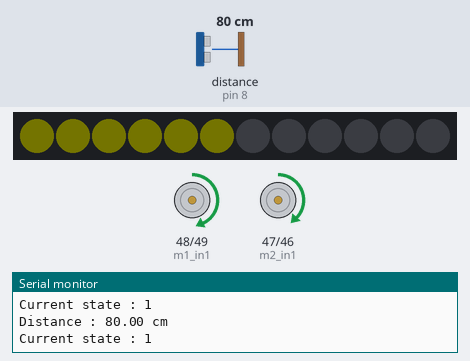
Bench run of a sketch on a simulated Arduino Mega 2560, built with avr-gcc and run on an emulated ATmega2560. On the bench: 12 RGB LEDs in strip order, left to right, motor-driver pin pairs drawn as motors (green arrow = first pin HIGH = forward, orange = second pin HIGH = backward, longer = more drive, scaled by the enable pin), the last lines printed to the serial monitor. Inputs (shaded band) come from the test bench; at power-on: distance to the obstacle (sensor on pin 8) 80 cm. Dim RGB values are drawn brighter than linear.

Above: at 1.2 s.
1.3 s: distance to the obstacle (sensor on pin 8) set to 33 cm
2.8 s: distance to the obstacle (sensor on pin 8) set to 27 cm
At 4.7 s:
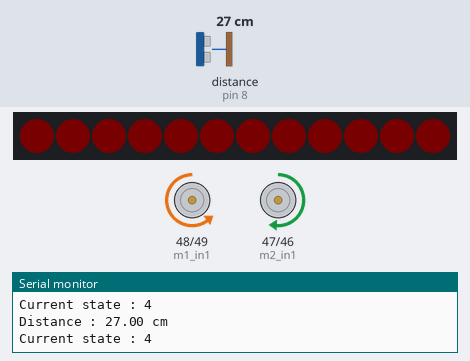
5.8 s: distance to the obstacle (sensor on pin 8) set to 35 cm
At 6.5 s:
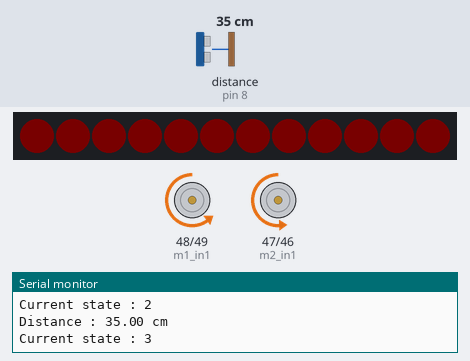
8.8 s: distance to the obstacle (sensor on pin 8) set to 2 cm
At 9.2 s:
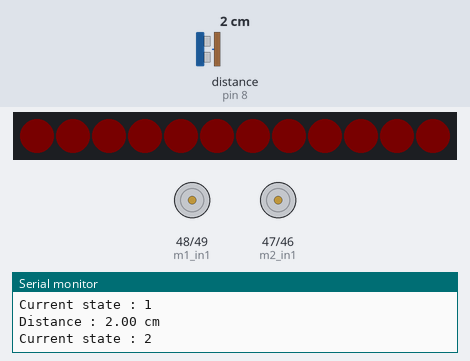
Timing chart, 0 to 12.8 s (numbered marks = the images above; inputs shaded):
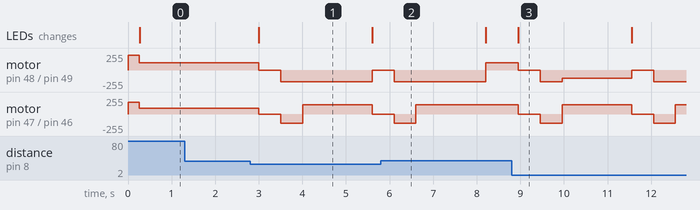

The sketch:

labo02_robotavance01.ino
```cpp
#include <MeAuriga.h>

#define LEDNUM  12
#define LEDPIN  44
#define RINGALLLEDS 0
#define cw 0
#define ccw 1
#define motorStop 2

MeRGBLed led( PORT0, LEDNUM );
MeUltrasonicSensor ultraSensor(PORT_8);

enum State {run, slow, stop, back, turn};
State currentState = run;

float modifier = 0.7;// 70%
int maxPwm = 255*modifier;
int halfPwm = 125*modifier;
int turnPwm = 150*modifier;

//Motor Left
const int m1_pwm = 11;
const int m1_in1 = 48; // M1 ENA
const int m1_in2 = 49; // M1 ENB

//Motor Right
const int m2_pwm = 10;
const int m2_in1 = 47; // M2 ENA
const int m2_in2 = 46; // M2 ENB

unsigned long currentTime = millis();
int printRate = 250;
int exitTime = 500;
int turnTime = 1600;

void setup() {
    //Set Pwm 8KHz
  TCCR1A = _BV(WGM10);
  TCCR1B = _BV(CS11) | _BV(WGM12);

  TCCR2A = _BV(WGM21) | _BV(WGM20);
  TCCR2B = _BV(CS21);

  led.setpin(LEDPIN); // OBLIGATOIRE Configuration de la broche

  Serial.begin(9600);

  pinMode(m1_pwm, OUTPUT);
  pinMode(m1_in2, OUTPUT);
  pinMode(m1_in1, OUTPUT);

  pinMode(m2_pwm, OUTPUT);
  pinMode(m2_in2, OUTPUT);
  pinMode(m2_in1, OUTPUT);
}

void loop() {
  currentTime = millis();
  serialManager();
  stateManager();
}

void setMotor(int direction, float modifier) {
  int speed = maxPwm * modifier;
  int correction = speed*0.25; //wheel speed correction
  if (direction) {
    //ccw
    digitalWrite(m1_in1, LOW);
    digitalWrite(m1_in2, HIGH);
    digitalWrite(m2_in1, LOW);
    digitalWrite(m2_in2, HIGH);
  } else {
    //cw
    digitalWrite(m1_in1, HIGH);
    digitalWrite(m1_in2, LOW);
    digitalWrite(m2_in1, HIGH);
    digitalWrite(m2_in2, LOW);
  }
  analogWrite(m1_pwm, speed+correction); //right side correction
  analogWrite(m2_pwm, speed);
}

void setMotor(int direction, float modifier, int motor) { // fonction surchargée
  int speed = maxPwm * modifier;
  int in1 = motor ? m2_in1 : m1_in1;
  int in2 = motor ? m2_in2 : m1_in2;
  int pwm = motor ? m2_pwm : m1_pwm;
  if (direction == 1) {
    //ccw
    digitalWrite(in1, LOW);
    digitalWrite(in2, HIGH);
  } else if (direction == 0) {
    //cw
    digitalWrite(in1, HIGH);
    digitalWrite(in2, LOW);
  }
  analogWrite(pwm, speed);
}


void runState(){
  int dist = readDist();
  static bool firstTime = true;
  if (dist <= 100 && dist >= 30) {
    ledTask(0x000000);
    currentState = slow;
    firstTime=true;
    return;
  }
  else if (dist <= 30) {
    ledTask(0x000000);
    currentState = stop;
    firstTime=true;
    return;
  }
  if (firstTime) {
    // Remplacer ça par setmotor 1 pour debugger, puis slow
    setMotor(cw,1.0); //direction : cw, speed : 100%
    led.setColor(0, 0);
    ledTask(0x000100);
    firstTime = false;
  }
}

void slowState() {
  int dist = readDist();
  static bool firstTime = true;
  if (dist >= 100) {
    ledTask(0x000000);
    currentState = run;
    firstTime=true;
    return;
  }
  else if (dist <= 30) {
    ledTask(0x000000);
    currentState = stop;
    firstTime=true;
    return;
  }
  if (firstTime) {
    setMotor(cw,0.5); //direction : cw, speed : 50%
    led.setColor(0, 0);
    ledTask(0x010100);
    firstTime = false;
  }
}

void stopState() {
  static bool firstTime = true;
  static unsigned long lastTime = currentTime;
  if (firstTime) {
    setMotor(cw,0.0); //direction : cw, speed : 0%
    led.setColor(0, 0x020000);
    led.show();
    lastTime = currentTime;
    firstTime = false;
  }
  if(currentTime-lastTime>=exitTime) {
    currentState = back;
    firstTime = true;
    return;
  }
}

void backState() {
  static bool firstTime = true;
  static unsigned long lastTime = currentTime;
  if (firstTime) {
    setMotor(ccw,0.8); //direction : ccw, speed : 80%
    lastTime = currentTime;
    firstTime = false;
  }
  if(currentTime-lastTime>=exitTime) {
    currentState = turn;
    firstTime = true;
    return;
  }
}

void turnState() {
  static bool firstTime = true;
  static unsigned long lastTime = currentTime;
  currentTime = millis();
  if (firstTime) {
    setMotor(cw, 0.0); // stop
    setMotor(ccw,0.7,0);
    setMotor(cw,0.5,1);
    lastTime = currentTime;
    firstTime = false;
  }
  if(currentTime-lastTime>=turnTime) {
    currentState = run;
    firstTime = true;
    return;
  }
}

int readDist() {
  currentTime = millis();
  static unsigned long lastTime = 0;
  static int dist = 150;
  if (currentTime-lastTime >= printRate) {
    lastTime = currentTime;
    dist = ultraSensor.distanceCm();
  }
  return dist;
}

void serialManager() {
  currentTime = millis();
  static unsigned long lastTime = 0;
  if (currentTime-lastTime >= printRate) {
    lastTime=currentTime;
    Serial.print("Distance : ");
    Serial.print(ultraSensor.distanceCm() );
    Serial.println(" cm");
    Serial.print("Current state : ");
    Serial.println(currentState);
  }
}

void stateManager() {
  switch(currentState) {
    case run:
      runState();
      break;
    case slow:
      slowState();
      break;
    case stop:
      stopState();
      break;
    case back:
      backState();
      break;
    case turn:
      turnState();
      break;
    default: currentState = stop;
  }
}

void ledTask(unsigned long color) {
  short idx = 1; // 0 = anneau complet
  // static unsigned long lastTime = 0;
  // int rate = 100;

  // if (currentTime - lastTime < rate) return;

  // lastTime = currentTime;
  // led.setColor(100, 100, 0); // Configure la couleur jaune
  for(int i = 1;i<=6;i++) {
    led.setColor(idx, color);
    idx = idx >= LEDNUM ? 1 : idx + 1;
  }

  // idx = idx >= LEDNUM ? 1 : idx + 1;

  led.show(); // Active l'anneau avec la couleur
}
```

Measured:
- the behaviour switches between 31 and 30 cm on distance to the obstacle (sensor on pin 8) (found by bisection; images 0 and 1)
- after the input at 2.8 s, motor on pin 48 (m1_in1) / pin 49 (m1_in2): forward 111/255 → stopped after 0.20 s, → backward 177/255 0.50 s later, → stopped 2.1 s later; motor on pin 47 (m2_in1) / pin 46 (m2_in2): forward 89/255 → stopped after 0.20 s, → backward 142/255 0.50 s later, → forward 142/255 0.50 s later, → stopped 1.6 s later
- after the input at 5.8 s, motor on pin 47 (m2_in1) / pin 46 (m2_in2): goes on until 6.6 s, then stays forward 142/255
- what the display in image 1 shows lasts 2.6 s, from 3.0 s to 5.6 s
